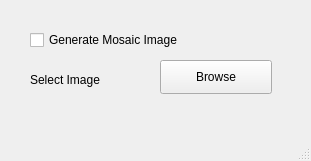
<?xml version="1.0" encoding="UTF-8"?>
<ui version="4.0">
 <class>MainWindow</class>
 <widget class="QMainWindow" name="MainWindow">
  <property name="geometry">
   <rect>
    <x>0</x>
    <y>0</y>
    <width>311</width>
    <height>161</height>
   </rect>
  </property>
  <property name="windowTitle">
   <string>Asn1</string>
  </property>
  <widget class="QWidget" name="centralwidget">
   <widget class="QLabel" name="label">
    <property name="geometry">
     <rect>
      <x>30</x>
      <y>70</y>
      <width>91</width>
      <height>20</height>
     </rect>
    </property>
    <property name="text">
     <string>Select Image</string>
    </property>
   </widget>
   <widget class="QPushButton" name="pb_browse">
    <property name="geometry">
     <rect>
      <x>160</x>
      <y>60</y>
      <width>112</width>
      <height>34</height>
     </rect>
    </property>
    <property name="text">
     <string>Browse</string>
    </property>
   </widget>
   <widget class="QCheckBox" name="cb_mosaic">
    <property name="geometry">
     <rect>
      <x>30</x>
      <y>30</y>
      <width>191</width>
      <height>20</height>
     </rect>
    </property>
    <property name="text">
     <string>Generate Mosaic Image</string>
    </property>
   </widget>
  </widget>
  <widget class="QMenuBar" name="menubar">
   <property name="geometry">
    <rect>
     <x>0</x>
     <y>0</y>
     <width>311</width>
     <height>21</height>
    </rect>
   </property>
  </widget>
  <widget class="QStatusBar" name="statusbar"/>
 </widget>
 <resources/>
 <connections/>
</ui>
